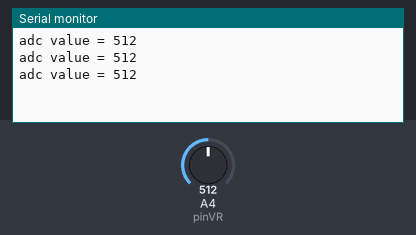
This sketch was run on a simulated Arduino Uno, built with avr-gcc and run on an emulated ATmega328P. Shown: the last lines printed to the serial monitor. The test bench sets the inputs (shaded band); at power-on: A4 (pinVR) = 512.

Above: at 1.3 s.
1.4 s: A4 (pinVR) set to 716
At 1.9 s:
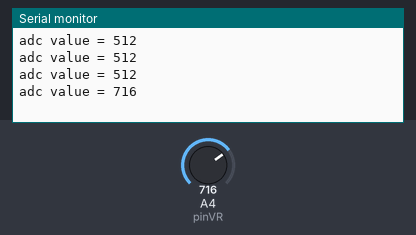
2.9 s: A4 (pinVR) set to 900
At 3.4 s:
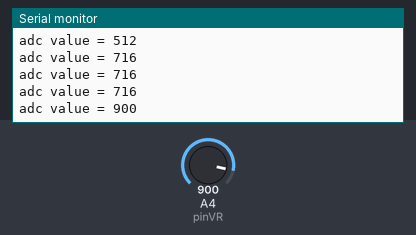
Timing chart, 0 to 5.9 s (numbered marks = the images above; inputs shaded):
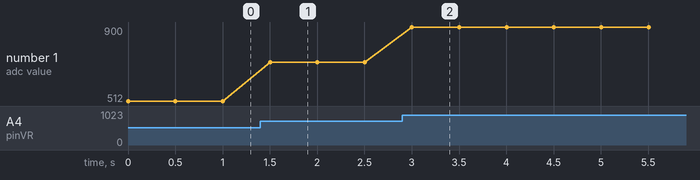

Measured:
- after the input at 1.4 s, the serial monitor: prints a new line after 0.10 s (image 1)
- after the input at 2.9 s, the serial monitor: prints a new line after 0.10 s (image 2)
- plotted number 1: 512 → 716 after the input at 1.4 s, 716 → 900 after the input at 2.9 s

The sketch:

VR.ino
```cpp
const int pinVR = A4;

void setup()
{
  Serial.begin(9600);
}

void loop()
{
  Serial.print("adc value = ");
  Serial.println(analogRead(pinVR));
  delay(500);
}
```
